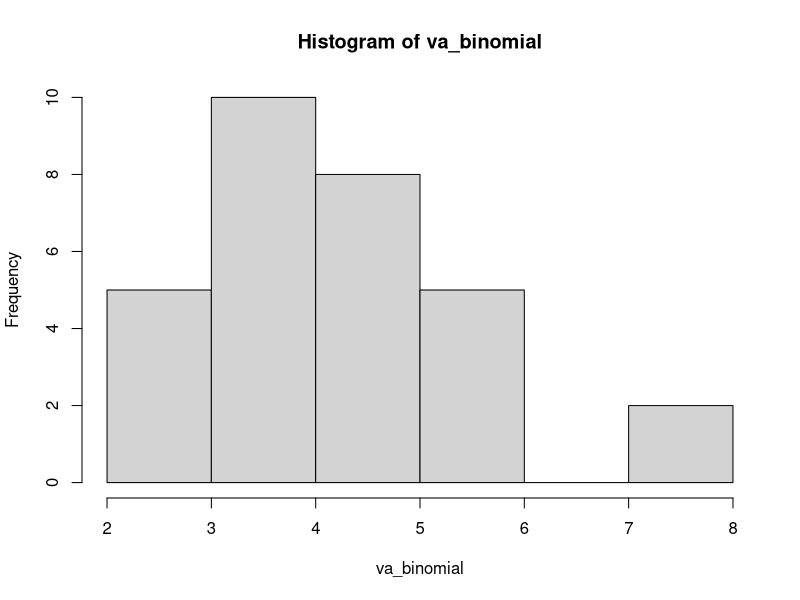
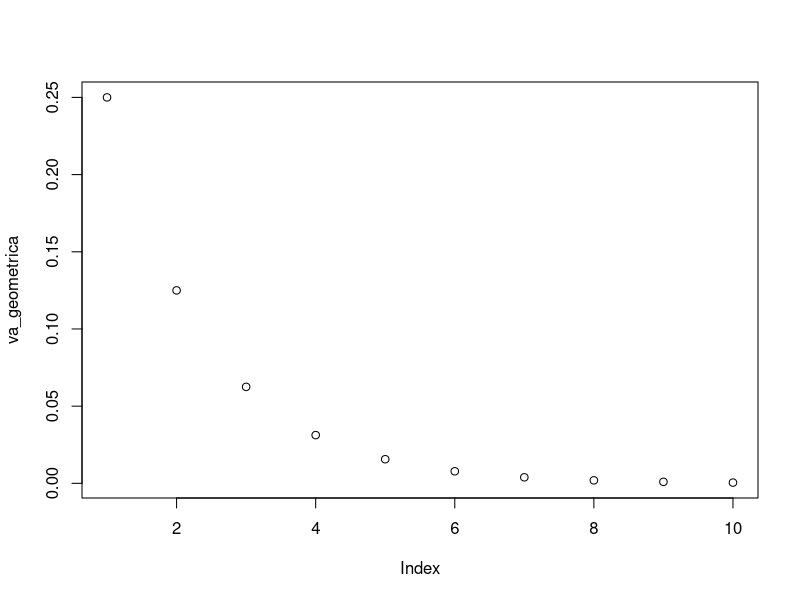
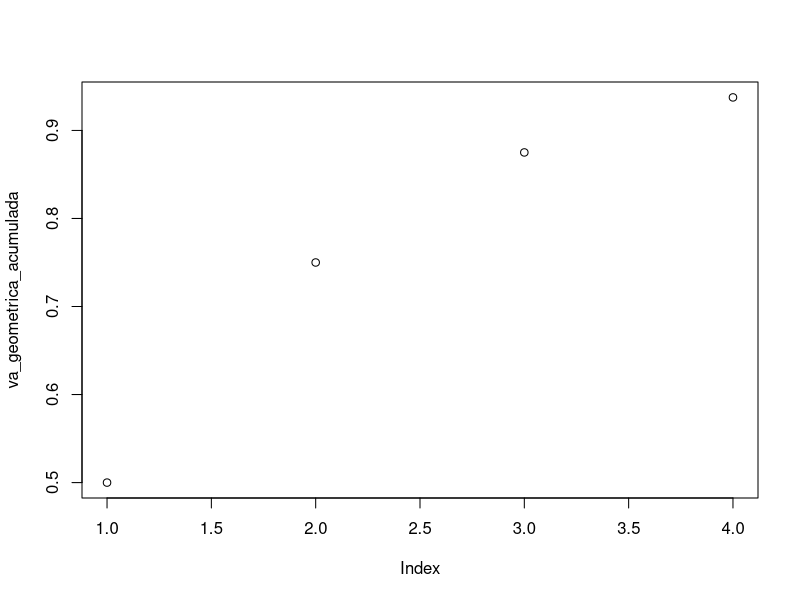
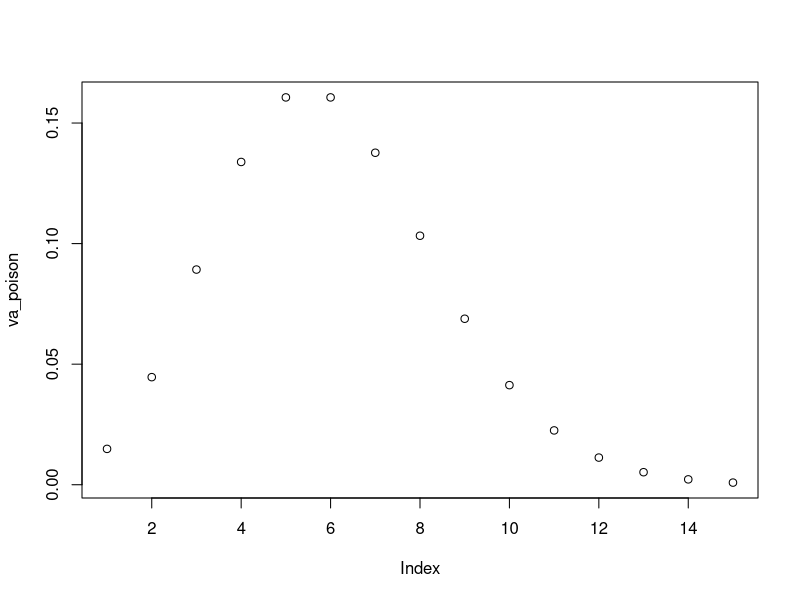
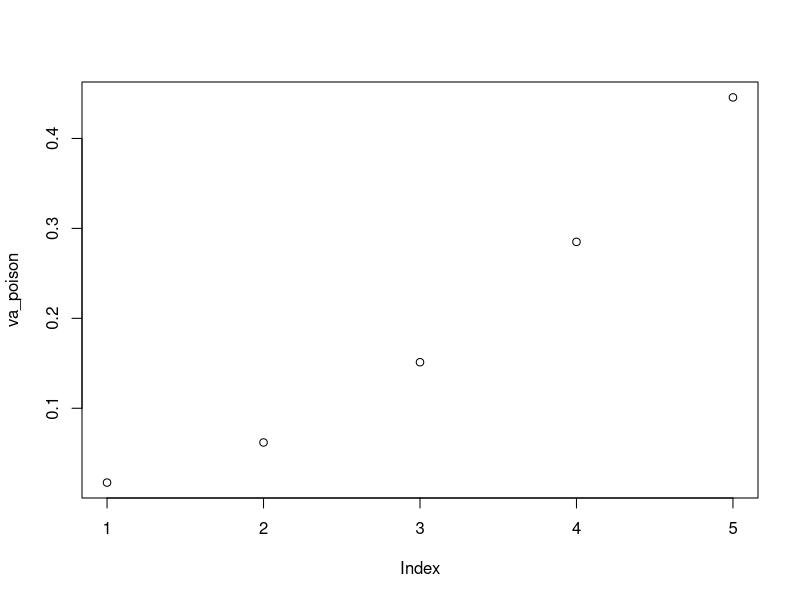
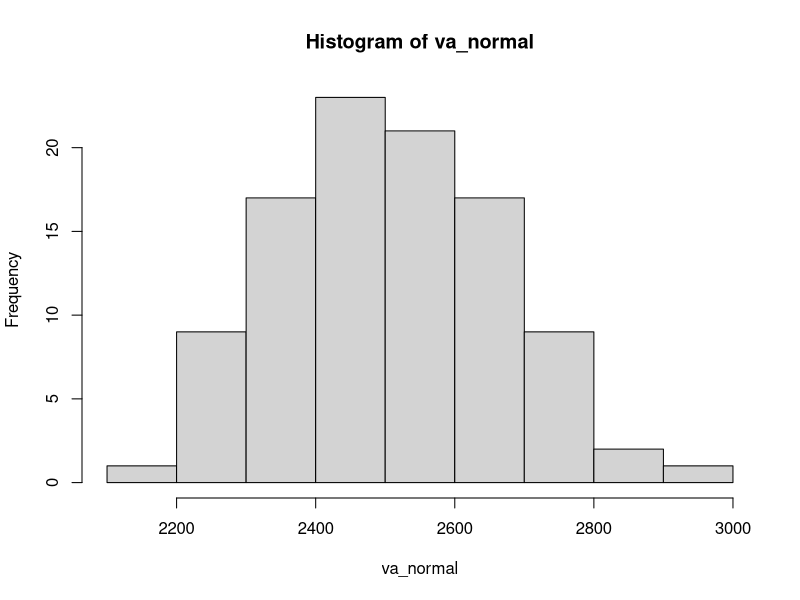
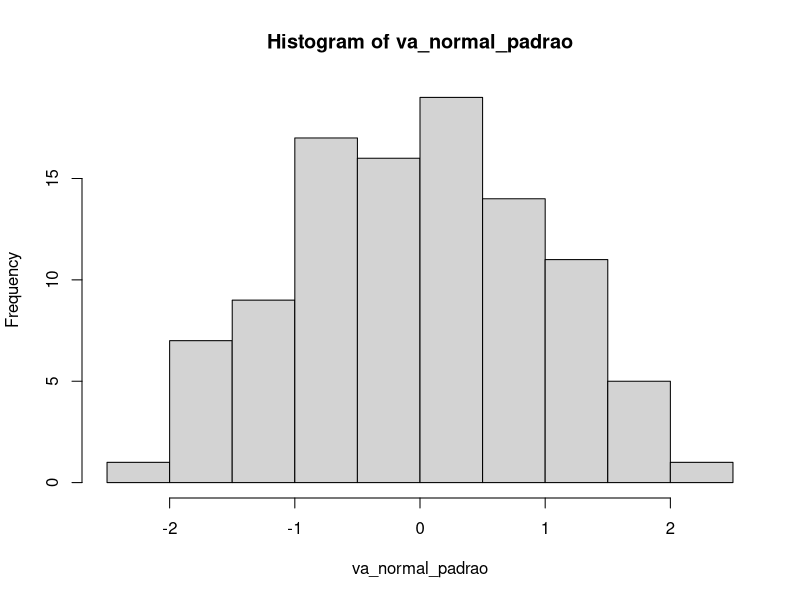
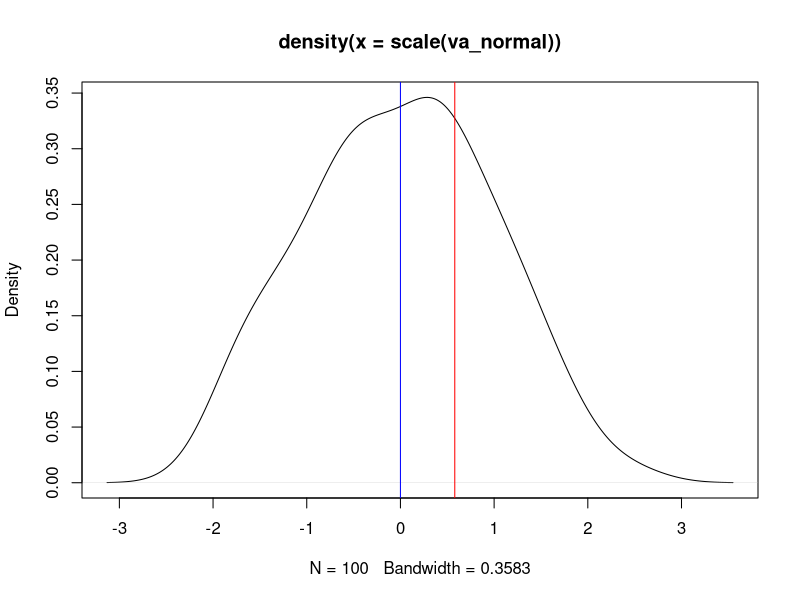

The R script that drew these images, in order:
###########################################################
####### Distribuições de Probabilidades #######
## AED - Capitulo 02 - Prof. Máiron Chaves ####
###########################################################


################################
#### DISTRIBUIÇÃO BINOMIAL ####
################################


# Exemplo: Definindo como sucesso o cliente comprar, e supondo que a probabilidade de sucesso é 50%.
# # Ao passar 10 clientes em nossa loja, qual a probabilidade de realizarmos 2 vendas?
# # # Ou seja, queremos encontrar a probabilidade de dois sucessos, em dez tentativas. 
# # # # Cuja probabilidade de sucesso em cada tentativa é 50%

dbinom (x = 2, size = 10, prob = 0.5)

# Onde:
#  # x é o número de sucessos,
#  #  # size é o número de tentativas,
#  #  #  # prob é a probabilidade de sucesso em cada tentativa
#  #  #  #  # A função a seguir gera quantidades aleatórias de sucesso oriundos de uma quantidade (size) de tentativas dada a probabilidade (prob) de sucesso.
#  #  #  #  #  # É útil para realizar experimentos. Podemos simular qual a frequencia esperada de vendas a cada dez clientes ?
#  #  #  #  #  #  # Ainda mantendo a probabilidade de sucesso (cliente comprar) de 50%

va_binomial <- rbinom(n = 30, size=10, prob=0.5)


# Onde:
#  # n é a quantidade de vezes que o experimento deve ser repetido
#  #  # size é o número de tentativas a cada experimento
#  #  #  # prob é o número de sucesso em cada uma das tentativas

hist(va_binomial) # A maior barra no histograma representa a quantidade esperada de vendas


# Ajuste o parametro n para 1000 e plote o histograma, observe como a distribuição binomial se aproxima da normal
#  # Podemos também querer a probabilidade de que até dois clientes comprem.
#  #  #  Ao invés de saber a probabilidade de exatos dois comprarem.
#  #  #  #  A probabilidade de até dois clientes comprarem é:
#  #  #  #  # (probabilidade de nenhum cliente comprar) + (probabilidade de um cliente comprar) + probabilidade de dois cliente comprarem)
#  #  #  #  #  # Formalizando: P(X<=2) = P(X=0) + P(X=1) + P(X=2)

pbinom(q = 2,size = 10, prob = 0.5)


# A probabilidade de que até dois clientes comprem ao entrarem dez clientes, é de 5,48%

##################################
#### DISTRIBUIÇÃO GEOMÉTRICA ####
##################################

#  Exemplo: Definindo como sucesso o cliente comprar, e supondo que a probabilidade de sucesso é 50%.
#  Qual a probabilidade da primeira venda ocorrer quando o quinto cliente entrar na loja?

dgeom(x = 5, prob = 0.5)


#  Onde:
#  #  x é o número de tentativas
#  #  #  prob é a probabilidade de sucessos
#  #  #  #  Podemos utilizar a mesma função para nos dar a probabilidade do sucesso ocorrer na primeira tentativa, Segunda tentativa, terceira tentativa ... até a décima tentativa.

va_geometrica <- dgeom(x = 1:10, prob = 0.5)
va_geometrica
plot(va_geometrica) 


# Veja como as probabilidades vão diminuindo. A probabilidade de sucesso de 50% é relativamente alta,
# # então é muito provavel que o sucesso ocorra logo nas primeiras tentativas
# # # Podemos utilizar a distribuição geométrica acumulada para saber qual a probabilidade do primeiro sucesso
# # # #  ocorrer na primeira tentativa OU na segunda tentativa OU na terceira tentativa

# # # # # Formalizando, queremos: P(X<=3)

va_geometrica_acumulada <- pgeom(0:3, prob = 0.5)
plot(va_geometrica_acumulada)


#########################################
#### DISTRIBUIÇÃO BINOMIAL NEGATIVA ####
#########################################

# Exemplo: Definindo como sucesso o cliente comprar, e supondo que a probabilidade de sucesso é 50%.
# # Qual a probabilidade de ter que entrar 8 clientes até que a segunda venda ocorra?

dnbinom(x=2, size = 8, prob = 0.50)


# Onde:
# # x é o número de sucessos
# # # size é a quantidade de tentativos
# # # # prob é a probabilidade de sucesso


#########################################
#### DISTRIBUIÇÃO POISSON ####
#########################################

# Exemplo: Uma loja recebe em média, 6 (𝝺) clientes por minuto. Qual a probabilidade de que 5(x) clientes
# # entrem em um minuto?

dpois(x= 5,lambda = 6)

# Onde:
# # x é a quantidade a ser testada
# # # lambda é a taxa média de ocorrêcia do evento em um determinado período de intervalo de tempo ou espaço
# # # # Podemos utilizar a mesma funcao para obter a probabilidade de entrar um cliente, dois clientes... quinze clientes

va_poison <- dpois(x = 1:15, lambda = 6)
plot(va_poison)

# Observe que os valores se distribuiem simetricamente en tormo de seis, use acontece porque o paramentro
# # lambda é a média (e também o desvio padrão) da distribuição de Poisson
# # # Também podemos obter a probabilidade acumulada de até 5 clientes entrarem na loja em um minuto
# # # # Formalizando, queremos: P(X<=5)

va_poison <- ppois(1:5, lambda = 6)
plot(va_poison)


#########################################
#### DISTRIBUIÇÃO NORMAL ####
#########################################

# Exemplo: Suponha que a distribuição dos salários dos funcionários de uma empresa sigam uma distribuição normal com média 𝜇=2.500 e desvio padrão σ= 170.
# # Ao selecionar aleatoriamente um indivíduo dessa população, qual a probabilidade de ter salário entre 2.400 e 2.600 ?
# # #  Precisamos achar a probabilidade do indivíduo ter um salário de até 2.600 e subtrair pela probabilidade do indivíduo ter o salário até 2.400 

# P(X<=2600)
probabilidade_ate_2600 <- pnorm(q = 2600, mean = 2500, sd =170 )

# P(X<=2400)
probabilidade_ate_2400 <- pnorm(q = 2400, mean = 2500, sd =170 )

# P(X<=2600) - P(X<=2400)
probabilidade_ate_2600 - probabilidade_ate_2400


# Podemos gerar 100 números aleatórios para uma distribuição normal com média 2500 e desvio padrão 170

va_normal <- rnorm(n = 100, mean = 2500, sd = 170)
hist(va_normal)


#########################################
#### DISTRIBUIÇÃO NORMAL PADRÃO ####
#########################################

# O comando scale() padroniza uma variável aleatória.
# # Ao aplicar o comando na variável va_normal que acabmos de criar, ela ficará com média zero e desvio padrão unitário

va_normal_padrao <- scale(va_normal)
hist(va_normal_padrao)

# Exemplo: Suponha que a distribuição dos salários dos funcionários de uma empresa sigam uma distribuição
# # normal com média 𝜇=2.500 e desvio padrão σ= 170.
# # # Ao selecionar aleatoriamente um indivíduo dessa população, qual a probabilidade de ter
# # # #  salário acima de 2.600 ?

# # # # # Padronização

z <- (2600-2500)/170
pnorm(z, mean = 0, sd = 1)


# ou simplesmente

pnorm(z)


# Podemos também visualizar onde está o nosso valor Z em relação a média

plot(density(scale(va_normal))) #Plota curva de densidade

abline(v = 0, col = 'blue') # Gera uma linha sobre média, que é zero pois padronizamos a distribuição
abline(v = 0.58, col = 'red') # Gera uma linha sobre o valor z obtido


#########################################
#### DISTRIBUIÇÃO F ####
#########################################

# Gerando uma amostra aleatória de 1000 número seguindo uma distribuição F

va_f <- rf( n= 1000, df1 = 5 , df2 = 33 )

# Onde:
# # n é a quantidade de números a ser gerado
# # # df1 é o primeiro grau de liberidade
# # # # df2 é o segundo grau de liberdade

hist(va_f)


# Vá aumentando os graus de liberdade e observe como a distribuição se aproxima da normal
# # Informação Extra: Uma distribuição F é a razão entre duas chi-quadrado


#########################################
#### DISTRIBUIÇÃO T ####
#########################################

# Gera uma amostra aleatória de 1000 números seguindo uma distribuição T

va_t <- rt(1000, df = 2)
hist(va_t)

# Observe que a distribuição t, assim como a normal padrão, é centrada no zero
# Vá aumentando o grau de liberdade e observando o comportamento do histograma



#########################################
#### DISTRIBUIÇÃO QUI-QUADRADO ####
#########################################

# Gera uma amostra aleatória de 1000 números seguindo uma distribuição qui-quadrado

va_QuiQuadrado <- rchisq(1000,df = 33)
hist(va_QuiQuadrado)


